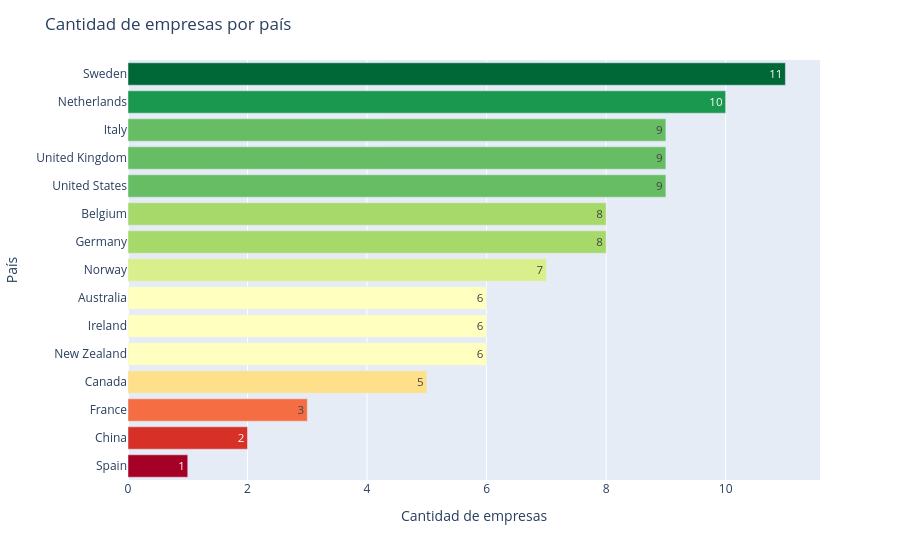

Notebook code for this chart:
### Code cell
import plotly.express as px
fig = px.bar(
    empresas_country,
    x="cantidad_empresas",
    y="company_country",
    orientation="h",
    text="cantidad_empresas",
    color="cantidad_empresas", #segun cantiodad de empresas
    color_continuous_scale="RdYlGn", #color red yellow green segun cantidad de empresas 
)

fig.update_layout(
    yaxis=dict(autorange="reversed"),
    coloraxis_showscale=False,
    title="Cantidad de empresas por país",
    xaxis_title="Cantidad de empresas",
    yaxis_title="País",
    
)
fig.update_traces(textangle=0) #poner valor  en vertical 
fig.show()

### Figure 1 — Plotly figure (JSON) as saved in the notebook; plotly's stock layout.template omitted (floating-point values rounded to 4 significant figures)
{"data": [{"hovertemplate": "cantidad_empresas=%{marker.color}<br>company_country=%{y}<extra></extra>", "legendgroup": "", "marker": {"color": [11, 10, 9, 9, 9, 8, 8, 7, 6, 6, 6, 5, 3, 2, 1], "coloraxis": "coloraxis", "pattern": {"shape": ""}}, "name": "", "orientation": "h", "showlegend": false, "text": [11.0, 10.0, 9.0, 9.0, 9.0, 8.0, 8.0, 7.0, 6.0, 6.0, 6.0, 5.0, 3.0, 2.0, 1.0], "textangle": 0, "textposition": "auto", "type": "bar", "x": [11, 10, 9, 9, 9, 8, 8, 7, 6, 6, 6, 5, 3, 2, 1], "xaxis": "x", "y": ["Sweden", "Netherlands", "Italy", "United Kingdom", "United States", "Belgium", "Germany", "Norway", "Australia", "Ireland", "New Zealand", "Canada", "France", "China", "Spain"], "yaxis": "y"}], "layout": {"barmode": "relative", "coloraxis": {"colorbar": {"title": {"text": "cantidad_empresas"}}, "colorscale": [[0, "rgb(165,0,38)"], [0.1, "rgb(215,48,39)"], [0.2, "rgb(244,109,67)"], [0.3, "rgb(253,174,97)"], [0.4, "rgb(254,224,139)"], [0.5, "rgb(255,255,191)"], [0.6, "rgb(217,239,139)"], [0.7, "rgb(166,217,106)"], [0.8, "rgb(102,189,99)"], [0.9, "rgb(26,152,80)"], [1, "rgb(0,104,55)"]], "showscale": false}, "legend": {"tracegroupgap": 0}, "margin": {"t": 60}, "title": {"text": "Cantidad de empresas por país"}, "xaxis": {"anchor": "y", "domain": [0, 1], "title": {"text": "Cantidad de empresas"}}, "yaxis": {"anchor": "x", "autorange": "reversed", "domain": [0, 1], "title": {"text": "País"}}}}
